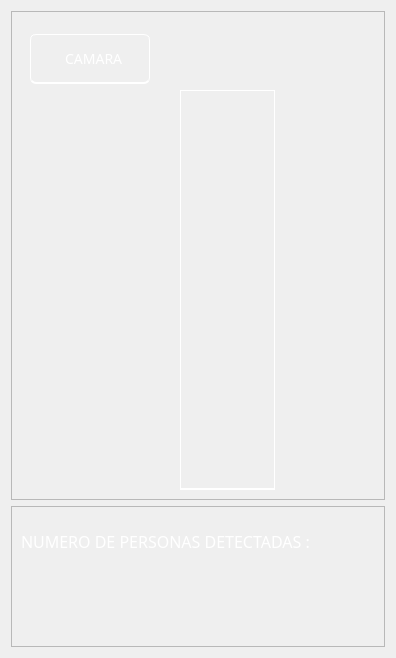
         <widget class="QWidget" name="page_1">
          <property name="font">
           <font>
            <pointsize>4</pointsize>
           </font>
          </property>
          <layout class="QVBoxLayout" name="verticalLayout_13">
           <item>
            <widget class="QFrame" name="frame_14">
             <property name="frameShape">
              <enum>QFrame::StyledPanel</enum>
             </property>
             <property name="frameShadow">
              <enum>QFrame::Raised</enum>
             </property>
             <layout class="QVBoxLayout" name="verticalLayout_11">
              <property name="leftMargin">
               <number>18</number>
              </property>
              <property name="topMargin">
               <number>22</number>
              </property>
              <item alignment="Qt::AlignLeft">
               <widget class="QPushButton" name="pushButton_15">
                <property name="minimumSize">
                 <size>
                  <width>120</width>
                  <height>50</height>
                 </size>
                </property>
                <property name="font">
                 <font>
                  <family>Gadugi</family>
                  <pointsize>-1</pointsize>
                 </font>
                </property>
                <property name="cursor">
                 <cursorShape>PointingHandCursor</cursorShape>
                </property>
                <property name="styleSheet">
                 <string notr="true">QPushButton{

	background:transparent;
	color:white;
	border-radius: 6px;
	font-size:14px;
	border-bottom: 2px solid white;
	border-top: 1px solid white;
	border-left: 1px solid white;
	border-right: 1px solid white;
}
QPushButton:hover{

	background:black;
	color:white;
	border-radius: 6px;
	font-size:14px;
	border-bottom: 2px solid black;
	border-top: 1px solid black;
	border-left: 1px solid black;
	border-right: 1px solid black;
}
</string>
                </property>
                <property name="text">
                 <string>  CAMARA</string>
                </property>
                <property name="icon">
                 <iconset resource="../../Recursos/iconos_menu.qrc">
                  <normaloff>:/iconos_menu/iconos/camera.png</normaloff>:/iconos_menu/iconos/camera.png</iconset>
                </property>
                <property name="iconSize">
                 <size>
                  <width>24</width>
                  <height>24</height>
                 </size>
                </property>
               </widget>
              </item>
              <item>
               <widget class="QLabel" name="label_camara_1">
                <property name="minimumSize">
                 <size>
                  <width>0</width>
                  <height>400</height>
                 </size>
                </property>
                <property name="styleSheet">
                 <string notr="true">QLabel{


	background:transparent;
	margin-left:150px;
	margin-right:100px;
	border-bottom: 2px solid white;
	border-top: 1px solid white;
	border-left: 1px solid white;
	border-right: 1px solid white;
	
}</string>
                </property>
                <property name="text">
                 <string/>
                </property>
               </widget>
              </item>
             </layout>
            </widget>
           </item>
           <item>
            <widget class="QFrame" name="frame_13">
             <property name="cursor">
              <cursorShape>PointingHandCursor</cursorShape>
             </property>
             <property name="frameShape">
              <enum>QFrame::StyledPanel</enum>
             </property>
             <property name="frameShadow">
              <enum>QFrame::Raised</enum>
             </property>
             <layout class="QHBoxLayout" name="horizontalLayout_11">
              <property name="rightMargin">
               <number>70</number>
              </property>
              <property name="bottomMargin">
               <number>80</number>
              </property>
              <item alignment="Qt::AlignHCenter|Qt::AlignVCenter">
               <widget class="QLabel" name="label_7">
                <property name="minimumSize">
                 <size>
                  <width>50</width>
                  <height>50</height>
                 </size>
                </property>
                <property name="font">
                 <font>
                  <family>Gadugi</family>
                  <pointsize>12</pointsize>
                 </font>
                </property>
                <property name="styleSheet">
                 <string notr="true">QLabel{

	color:white;
}</string>
                </property>
                <property name="text">
                 <string>NUMERO DE PERSONAS DETECTADAS : </string>
                </property>
               </widget>
              </item>
             </layout>
            </widget>
           </item>
          </layout>
         </widget>
